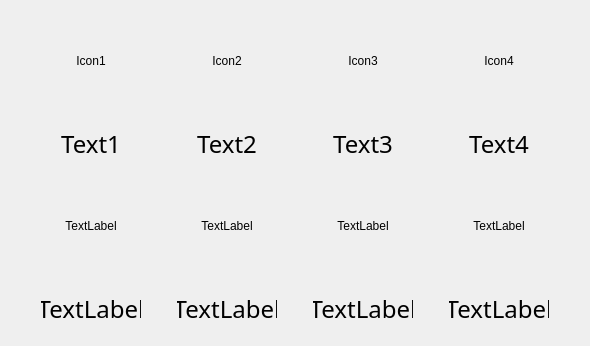
<?xml version="1.0" encoding="UTF-8"?>
<ui version="4.0">
 <class>Form</class>
 <widget class="QWidget" name="Form">
  <property name="geometry">
   <rect>
    <x>0</x>
    <y>0</y>
    <width>590</width>
    <height>346</height>
   </rect>
  </property>
  <property name="windowTitle">
   <string>Form</string>
  </property>
  <layout class="QGridLayout" name="gridLayout">
   <item row="3" column="3">
    <widget class="QLabel" name="text_7">
     <property name="maximumSize">
      <size>
       <width>100</width>
       <height>16777215</height>
      </size>
     </property>
     <property name="font">
      <font>
       <family>Cascadia Mono</family>
       <pointsize>18</pointsize>
      </font>
     </property>
     <property name="text">
      <string>TextLabel</string>
     </property>
     <property name="alignment">
      <set>Qt::AlignCenter</set>
     </property>
     <property name="wordWrap">
      <bool>true</bool>
     </property>
    </widget>
   </item>
   <item row="3" column="2">
    <widget class="QLabel" name="text_6">
     <property name="maximumSize">
      <size>
       <width>100</width>
       <height>16777215</height>
      </size>
     </property>
     <property name="font">
      <font>
       <family>Cascadia Mono</family>
       <pointsize>18</pointsize>
      </font>
     </property>
     <property name="text">
      <string>TextLabel</string>
     </property>
     <property name="alignment">
      <set>Qt::AlignCenter</set>
     </property>
     <property name="wordWrap">
      <bool>true</bool>
     </property>
    </widget>
   </item>
   <item row="2" column="2">
    <widget class="QLabel" name="icon_6">
     <property name="minimumSize">
      <size>
       <width>100</width>
       <height>100</height>
      </size>
     </property>
     <property name="maximumSize">
      <size>
       <width>100</width>
       <height>100</height>
      </size>
     </property>
     <property name="text">
      <string>TextLabel</string>
     </property>
     <property name="alignment">
      <set>Qt::AlignCenter</set>
     </property>
    </widget>
   </item>
   <item row="3" column="1">
    <widget class="QLabel" name="text_5">
     <property name="maximumSize">
      <size>
       <width>100</width>
       <height>16777215</height>
      </size>
     </property>
     <property name="font">
      <font>
       <family>Cascadia Mono</family>
       <pointsize>18</pointsize>
      </font>
     </property>
     <property name="text">
      <string>TextLabel</string>
     </property>
     <property name="alignment">
      <set>Qt::AlignCenter</set>
     </property>
     <property name="wordWrap">
      <bool>true</bool>
     </property>
    </widget>
   </item>
   <item row="1" column="3">
    <widget class="QLabel" name="text_3">
     <property name="maximumSize">
      <size>
       <width>100</width>
       <height>16777215</height>
      </size>
     </property>
     <property name="font">
      <font>
       <family>Cascadia Mono</family>
       <pointsize>18</pointsize>
      </font>
     </property>
     <property name="text">
      <string>Text4</string>
     </property>
     <property name="alignment">
      <set>Qt::AlignCenter</set>
     </property>
     <property name="wordWrap">
      <bool>true</bool>
     </property>
    </widget>
   </item>
   <item row="1" column="0">
    <widget class="QLabel" name="text_0">
     <property name="maximumSize">
      <size>
       <width>100</width>
       <height>16777215</height>
      </size>
     </property>
     <property name="font">
      <font>
       <family>Cascadia Mono</family>
       <pointsize>18</pointsize>
      </font>
     </property>
     <property name="text">
      <string>Text1</string>
     </property>
     <property name="alignment">
      <set>Qt::AlignCenter</set>
     </property>
     <property name="wordWrap">
      <bool>true</bool>
     </property>
    </widget>
   </item>
   <item row="0" column="0">
    <widget class="QLabel" name="icon_0">
     <property name="minimumSize">
      <size>
       <width>100</width>
       <height>100</height>
      </size>
     </property>
     <property name="maximumSize">
      <size>
       <width>100</width>
       <height>100</height>
      </size>
     </property>
     <property name="text">
      <string>Icon1</string>
     </property>
     <property name="alignment">
      <set>Qt::AlignCenter</set>
     </property>
    </widget>
   </item>
   <item row="0" column="1">
    <widget class="QLabel" name="icon_1">
     <property name="minimumSize">
      <size>
       <width>100</width>
       <height>100</height>
      </size>
     </property>
     <property name="maximumSize">
      <size>
       <width>100</width>
       <height>100</height>
      </size>
     </property>
     <property name="text">
      <string>Icon2</string>
     </property>
     <property name="alignment">
      <set>Qt::AlignCenter</set>
     </property>
    </widget>
   </item>
   <item row="0" column="3">
    <widget class="QLabel" name="icon_3">
     <property name="minimumSize">
      <size>
       <width>0</width>
       <height>100</height>
      </size>
     </property>
     <property name="maximumSize">
      <size>
       <width>100</width>
       <height>100</height>
      </size>
     </property>
     <property name="text">
      <string>Icon4</string>
     </property>
     <property name="alignment">
      <set>Qt::AlignCenter</set>
     </property>
    </widget>
   </item>
   <item row="2" column="0">
    <widget class="QLabel" name="icon_4">
     <property name="minimumSize">
      <size>
       <width>100</width>
       <height>100</height>
      </size>
     </property>
     <property name="maximumSize">
      <size>
       <width>100</width>
       <height>100</height>
      </size>
     </property>
     <property name="text">
      <string>TextLabel</string>
     </property>
     <property name="alignment">
      <set>Qt::AlignCenter</set>
     </property>
    </widget>
   </item>
   <item row="3" column="0">
    <widget class="QLabel" name="text_4">
     <property name="maximumSize">
      <size>
       <width>100</width>
       <height>16777215</height>
      </size>
     </property>
     <property name="font">
      <font>
       <family>Cascadia Mono</family>
       <pointsize>18</pointsize>
      </font>
     </property>
     <property name="text">
      <string>TextLabel</string>
     </property>
     <property name="alignment">
      <set>Qt::AlignCenter</set>
     </property>
     <property name="wordWrap">
      <bool>true</bool>
     </property>
    </widget>
   </item>
   <item row="0" column="2">
    <widget class="QLabel" name="icon_2">
     <property name="minimumSize">
      <size>
       <width>100</width>
       <height>100</height>
      </size>
     </property>
     <property name="maximumSize">
      <size>
       <width>100</width>
       <height>100</height>
      </size>
     </property>
     <property name="text">
      <string>Icon3</string>
     </property>
     <property name="alignment">
      <set>Qt::AlignCenter</set>
     </property>
    </widget>
   </item>
   <item row="2" column="1">
    <widget class="QLabel" name="icon_5">
     <property name="minimumSize">
      <size>
       <width>100</width>
       <height>100</height>
      </size>
     </property>
     <property name="maximumSize">
      <size>
       <width>100</width>
       <height>100</height>
      </size>
     </property>
     <property name="text">
      <string>TextLabel</string>
     </property>
     <property name="alignment">
      <set>Qt::AlignCenter</set>
     </property>
    </widget>
   </item>
   <item row="1" column="1">
    <widget class="QLabel" name="text_1">
     <property name="maximumSize">
      <size>
       <width>100</width>
       <height>16777215</height>
      </size>
     </property>
     <property name="font">
      <font>
       <family>Cascadia Mono</family>
       <pointsize>18</pointsize>
      </font>
     </property>
     <property name="text">
      <string>Text2</string>
     </property>
     <property name="alignment">
      <set>Qt::AlignCenter</set>
     </property>
     <property name="wordWrap">
      <bool>true</bool>
     </property>
    </widget>
   </item>
   <item row="1" column="2">
    <widget class="QLabel" name="text_2">
     <property name="maximumSize">
      <size>
       <width>100</width>
       <height>16777215</height>
      </size>
     </property>
     <property name="font">
      <font>
       <family>Cascadia Mono</family>
       <pointsize>18</pointsize>
      </font>
     </property>
     <property name="text">
      <string>Text3</string>
     </property>
     <property name="alignment">
      <set>Qt::AlignCenter</set>
     </property>
     <property name="wordWrap">
      <bool>true</bool>
     </property>
    </widget>
   </item>
   <item row="2" column="3">
    <widget class="QLabel" name="icon_7">
     <property name="minimumSize">
      <size>
       <width>100</width>
       <height>100</height>
      </size>
     </property>
     <property name="maximumSize">
      <size>
       <width>100</width>
       <height>100</height>
      </size>
     </property>
     <property name="text">
      <string>TextLabel</string>
     </property>
     <property name="alignment">
      <set>Qt::AlignCenter</set>
     </property>
    </widget>
   </item>
  </layout>
 </widget>
 <resources/>
 <connections/>
</ui>
